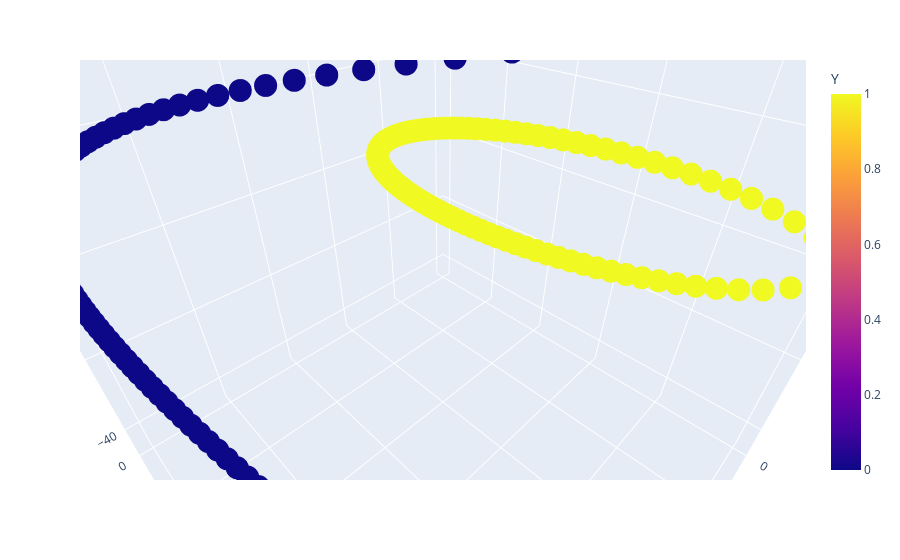

The cell this chart's notebook holds for it:
### Code cell
import plotly.express as px
fig=px.scatter_3d(df, x='X1_Square', y='X2_Square', z='X1*X2', color='Y')
fig.show()
plt.show()

### Figure 1 — Plotly figure (JSON) as saved in the notebook; plotly's stock layout.template omitted (floating-point values rounded to 4 significant figures; data arrays with more than 128 entries replaced by an {"elided": "..."} marker saying what was removed)
{"data": [{"hovertemplate": "X1_Square=%{x}<br>X2_Square=%{y}<br>X1*X2=%{z}<br>Y=%{marker.color}<extra></extra>", "legendgroup": "", "marker": {"color": {"elided": "400 int values"}, "coloraxis": "coloraxis", "symbol": "circle"}, "mode": "markers", "name": "", "scene": "scene", "showlegend": false, "type": "scatter3d", "x": {"elided": "400 float values"}, "y": {"elided": "400 float values"}, "z": {"elided": "400 float values"}}], "layout": {"autosize": true, "coloraxis": {"colorbar": {"title": {"text": "Y"}}, "colorscale": [[0, "#0d0887"], [0.1111, "#46039f"], [0.2222, "#7201a8"], [0.3333, "#9c179e"], [0.4444, "#bd3786"], [0.5556, "#d8576b"], [0.6667, "#ed7953"], [0.7778, "#fb9f3a"], [0.8889, "#fdca26"], [1, "#f0f921"]]}, "legend": {"tracegroupgap": 0}, "margin": {"t": 60}, "scene": {"aspectmode": "auto", "aspectratio": {"x": 1, "y": 1, "z": 1}, "camera": {"center": {"x": 0, "y": 0, "z": 0}, "eye": {"x": 0.506, "y": 0.506, "z": 0.506}, "projection": {"type": "perspective"}, "up": {"x": 0, "y": 0, "z": 1}}, "domain": {"x": [0, 1], "y": [0, 1]}, "xaxis": {"title": {"text": "X1_Square"}, "type": "linear"}, "yaxis": {"title": {"text": "X2_Square"}, "type": "linear"}, "zaxis": {"title": {"text": "X1*X2"}, "type": "linear"}}}}
